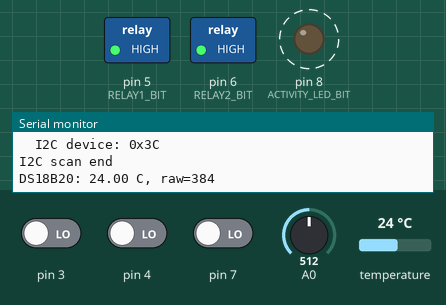
This sketch was run on a simulated Arduino Nano, built with avr-gcc and run on an emulated ATmega328P. Shown: switched loads named in the sketch (green lamp = pin HIGH), output pins drawn as LEDs (lit = HIGH), the last lines printed to the serial monitor. Wiring (inferred from the names in the program): DS18B20 sensor: data pin 2. Dashed ring = blinking. Inputs (shaded band) come from the test bench; at power-on: A0 = 512, pin 3 LOW, pin 4 LOW, pin 7 LOW, temperature 24 °C.

Above: at 1.3 s.
1.4 s: A0 set to 0
At 4.0 s:
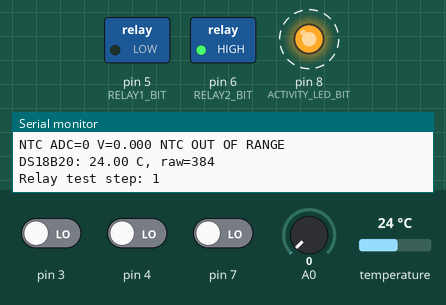
6.1 s: A0 set to 18
At 6.88 s:
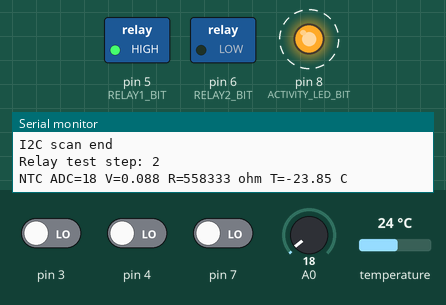
Timing chart, 0 to 19.1 s (numbered marks = the images above; inputs shaded):
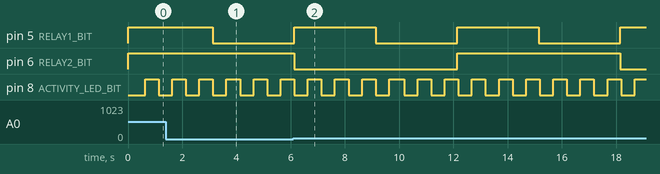

The sketch:

Atmega8_All_Test.ino
```cpp
#include <Arduino.h>
#include <Wire.h>
#include <avr/io.h>
#include <math.h>

/*
 * ATmega8A DIP-28 test firmware
 *
 * Tested pins:
 *   PC0 / ADC0  - NTC voltage divider
 *   PC4 / SDA   - I2C
 *   PC5 / SCL   - I2C
 *   PD2         - DS18B20 data
 *   PD5         - relay 1
 *   PD6         - relay 2
 *   PB0         - activity LED
 *
 * UART diagnostics:
 *   PD0/RXD, PD1/TXD, 9600 baud
 *
 * This sketch uses the ATmega8 as an I2C MASTER for the I2C scanner.
 * Do not run the scanner on the same bus while the Nano is also acting
 * as an active I2C master. Use it first with the ATmega8 and peripherals
 * connected, or set I2C_SCAN_ENABLED to 0 for the final slave setup.
 */

// ---------- Hardware configuration ----------
#define DS18B20_BIT          PD2
#define RELAY1_BIT           PD5
#define RELAY2_BIT           PD6
#define ACTIVITY_LED_BIT     PB0

// Set to 0 if your relay modules are active HIGH.
#define RELAY_ACTIVE_LOW     1

// NTC divider: +5 V -> NTC -> ADC pin -> fixed resistor -> GND.
#define NTC_FIXED_OHMS       10000.0f
#define NTC_NOMINAL_C        22.3f
#define NTC_NOMINAL_OHMS 47000.0f
#define NTC_BETA         3950.0f

// Test sequence is deliberately slow so relay states are visible.
#define RELAY_TEST_ENABLED   1
#define RELAY_STEP_MS        3000UL

#define I2C_SCAN_ENABLED     1
#define I2C_SCAN_PERIOD_MS   5000UL

// ---------- Small helpers ----------
static void activityLed(bool on)
{
    if (on) PORTB |= _BV(ACTIVITY_LED_BIT);
    else    PORTB &= (uint8_t)~_BV(ACTIVITY_LED_BIT);
}

static void relayWrite(uint8_t bit, bool on)
{
    bool pinHigh = RELAY_ACTIVE_LOW ? !on : on;

    if (pinHigh) PORTD |= _BV(bit);
    else         PORTD &= (uint8_t)~_BV(bit);
}

static void allRelaysOff()
{
    relayWrite(RELAY1_BIT, false);
    relayWrite(RELAY2_BIT, false);
}

// ---------- ADC / NTC ----------
static uint16_t readAdc0()
{
    // AVCC reference, ADC0 = PC0, right-adjusted result.
    ADMUX = _BV(REFS0);
    ADCSRA = _BV(ADEN) |
             _BV(ADPS2) | _BV(ADPS1) | _BV(ADPS0); // F_CPU / 128

    delayMicroseconds(100);
    ADCSRA |= _BV(ADSC);
    while (ADCSRA & _BV(ADSC)) {}
    return ADC;
}

static bool ntcTemperatureC(float &temperatureC, uint16_t &adcValue, float &resistance)
{
    adcValue = readAdc0();

    if (adcValue == 0 || adcValue >= 1023) {
        resistance = 0.0f;
        return false;
    }

    // NTC is connected to +5 V; fixed resistor goes from ADC to GND.
    resistance = NTC_FIXED_OHMS *
             ((1023.0f - adcValue) / adcValue);

    const float t0Kelvin = NTC_NOMINAL_C + 273.15f;
    const float invT = (1.0f / t0Kelvin) +
                      (log(resistance / NTC_NOMINAL_OHMS) / NTC_BETA);

    temperatureC = (1.0f / invT) - 273.15f;
    return true;
}

// ---------- Minimal DS18B20 driver; no OneWire library required ----------
static inline void dsLow()
{
    PORTD &= (uint8_t)~_BV(DS18B20_BIT);
    DDRD |= _BV(DS18B20_BIT);
}

static inline void dsRelease()
{
    // External 4.7 kΩ pull-up is required on the DATA line.
    PORTD &= (uint8_t)~_BV(DS18B20_BIT);
    DDRD &= (uint8_t)~_BV(DS18B20_BIT);
}

static inline bool dsReadPin()
{
    return (PIND & _BV(DS18B20_BIT)) != 0;
}

static bool dsReset()
{
    dsLow();
    delayMicroseconds(480);
    dsRelease();
    delayMicroseconds(70);
    bool present = !dsReadPin();
    delayMicroseconds(410);
    return present;
}

static void dsWriteBit(bool bitValue)
{
    dsLow();

    if (bitValue) {
        delayMicroseconds(6);
        dsRelease();
        delayMicroseconds(64);
    } else {
        delayMicroseconds(60);
        dsRelease();
        delayMicroseconds(10);
    }
}

static bool dsReadBit()
{
    dsLow();
    delayMicroseconds(3);
    dsRelease();
    delayMicroseconds(10);
    bool value = dsReadPin();
    delayMicroseconds(53);
    return value;
}

static void dsWriteByte(uint8_t value)
{
    for (uint8_t i = 0; i < 8; i++) {
        dsWriteBit(value & 0x01);
        value >>= 1;
    }
}

static uint8_t dsReadByte()
{
    uint8_t value = 0;

    for (uint8_t i = 0; i < 8; i++) {
        if (dsReadBit()) value |= _BV(i);
    }

    return value;
}

static uint8_t dsCrc8(const uint8_t *data, uint8_t length)
{
    uint8_t crc = 0;

    while (length--) {
        uint8_t inByte = *data++;

        for (uint8_t i = 8; i; i--) {
            uint8_t mix = (crc ^ inByte) & 0x01;
            crc >>= 1;
            if (mix) crc ^= 0x8C;
            inByte >>= 1;
        }
    }

    return crc;
}

static bool dsStartConversion()
{
    if (!dsReset()) return false;

    dsWriteByte(0xCC); // SKIP ROM
    dsWriteByte(0x44); // CONVERT T
    return true;
}

static bool dsReadTemperature(float &temperatureC, int16_t &rawValue)
{
    uint8_t scratchpad[9];

    if (!dsReset()) return false;

    dsWriteByte(0xCC); // SKIP ROM
    dsWriteByte(0xBE); // READ SCRATCHPAD

    for (uint8_t i = 0; i < 9; i++) {
        scratchpad[i] = dsReadByte();
    }

    if (dsCrc8(scratchpad, 8) != scratchpad[8]) return false;

    rawValue = (int16_t)((uint16_t)scratchpad[1] << 8 | scratchpad[0]);
    temperatureC = (float)rawValue / 16.0f;
    return true;
}

// ---------- I2C scanner ----------
static void scanI2c()
{
    Serial.println(F("I2C scan start (ATmega8 master)"));
    uint8_t found = 0;

    for (uint8_t address = 1; address < 127; address++) {
        Wire.beginTransmission(address);
        uint8_t error = Wire.endTransmission();

        if (error == 0) {
            Serial.print(F("  I2C device: 0x"));
            if (address < 16) Serial.print('0');
            Serial.println(address, HEX);
            found++;
        }
    }

    if (!found) Serial.println(F("  no I2C devices found"));
    Serial.println(F("I2C scan end"));
}

// ---------- Test state ----------
static uint32_t lastActivityMs = 0;
static uint32_t lastRelayStepMs = 0;
static uint32_t lastI2cScanMs = 0;
static uint32_t lastReportMs = 0;
static uint32_t dsConversionStartMs = 0;
static uint8_t relayTestStep = 0;
static bool dsConversionRunning = false;
static bool dsPresent = false;

static void runRelayTest(uint32_t now)
{
#if RELAY_TEST_ENABLED
    if (now - lastRelayStepMs < RELAY_STEP_MS) return;
    lastRelayStepMs = now;

    relayTestStep = (relayTestStep + 1) % 4;

    switch (relayTestStep) {
        case 0:
            relayWrite(RELAY1_BIT, false);
            relayWrite(RELAY2_BIT, false);
            break;
        case 1:
            relayWrite(RELAY1_BIT, true);
            relayWrite(RELAY2_BIT, false);
            break;
        case 2:
            relayWrite(RELAY1_BIT, false);
            relayWrite(RELAY2_BIT, true);
            break;
        case 3:
            relayWrite(RELAY1_BIT, true);
            relayWrite(RELAY2_BIT, true);
            break;
    }

    Serial.print(F("Relay test step: "));
    Serial.println(relayTestStep);
#else
    (void)now;
#endif
}

void setup()
{
    // Outputs first, then force a safe relay state.
    DDRB |= _BV(ACTIVITY_LED_BIT);
    DDRD |= _BV(RELAY1_BIT) | _BV(RELAY2_BIT);
    DDRD &= (uint8_t)~_BV(DS18B20_BIT);
    PORTD &= (uint8_t)~_BV(DS18B20_BIT);

    activityLed(false);
    allRelaysOff();

    Serial.begin(9600);
    Wire.begin();

    Serial.println();
    Serial.println(F("ATmega8 peripheral test"));
    Serial.println(F("PC0=NTC, PC4=SDA, PC5=SCL, PD2=DS18B20"));
    Serial.println(F("PD5=RELAY1, PD6=RELAY2, PB0=ACTIVITY"));
    Serial.println(F("Relays start OFF"));

    scanI2c();
    lastActivityMs = millis();
    lastRelayStepMs = millis();
    lastI2cScanMs = millis();
    lastReportMs = millis();
}

void loop()
{
    const uint32_t now = millis();

    // Activity LED heartbeat: 500 ms ON / 500 ms OFF.
    if (now - lastActivityMs >= 500) {
        lastActivityMs = now;
        activityLed((PORTB & _BV(ACTIVITY_LED_BIT)) == 0);
    }

    runRelayTest(now);

    // Start a DS18B20 conversion approximately every 2 seconds.
    if (!dsConversionRunning &&
        (now - dsConversionStartMs >= 2000UL || dsConversionStartMs == 0)) {
        dsPresent = dsStartConversion();
        dsConversionRunning = dsPresent;
        dsConversionStartMs = now;
    }

    // 12-bit DS18B20 conversion needs up to 750 ms.
    if (dsConversionRunning && now - dsConversionStartMs >= 800UL) {
        float dsTemperature = 0.0f;
        int16_t dsRaw = 0;

        if (!dsReadTemperature(dsTemperature, dsRaw)) {
            dsPresent = false;
        }

        dsConversionRunning = false;

        Serial.print(F("DS18B20: "));
        if (dsPresent) {
            Serial.print(dsTemperature, 2);
            Serial.print(F(" C, raw="));
            Serial.println(dsRaw);
        } else {
            Serial.println(F("ERROR / not detected / CRC error"));
        }
    }

    if (now - lastReportMs >= 2000UL) {
        lastReportMs = now;

        uint16_t adc = 0;
        float ntcTemperature = 0.0f;
        float ntcResistance = 0.0f;
        bool ntcOk = ntcTemperatureC(ntcTemperature, adc, ntcResistance);

        Serial.print(F("NTC ADC="));
        Serial.print(adc);
        Serial.print(F(" V="));
        Serial.print((float)adc * 5.0f / 1023.0f, 3);

        if (ntcOk) {
            Serial.print(F(" R="));
            Serial.print(ntcResistance, 0);
            Serial.print(F(" ohm T="));
            Serial.print(ntcTemperature, 2);
            Serial.println(F(" C"));
        } else {
            Serial.println(F(" NTC OUT OF RANGE"));
        }
    }

#if I2C_SCAN_ENABLED
    if (now - lastI2cScanMs >= I2C_SCAN_PERIOD_MS) {
        lastI2cScanMs = now;
        scanI2c();
    }
#endif
}
```

Measured:
- by itself, pin 5 (RELAY1_BIT): alternates HIGH for 3.0 s and LOW for 3.0 s
- by itself, pin 8 (ACTIVITY_LED_BIT): alternates HIGH for 0.50 s and LOW for 0.50 s
